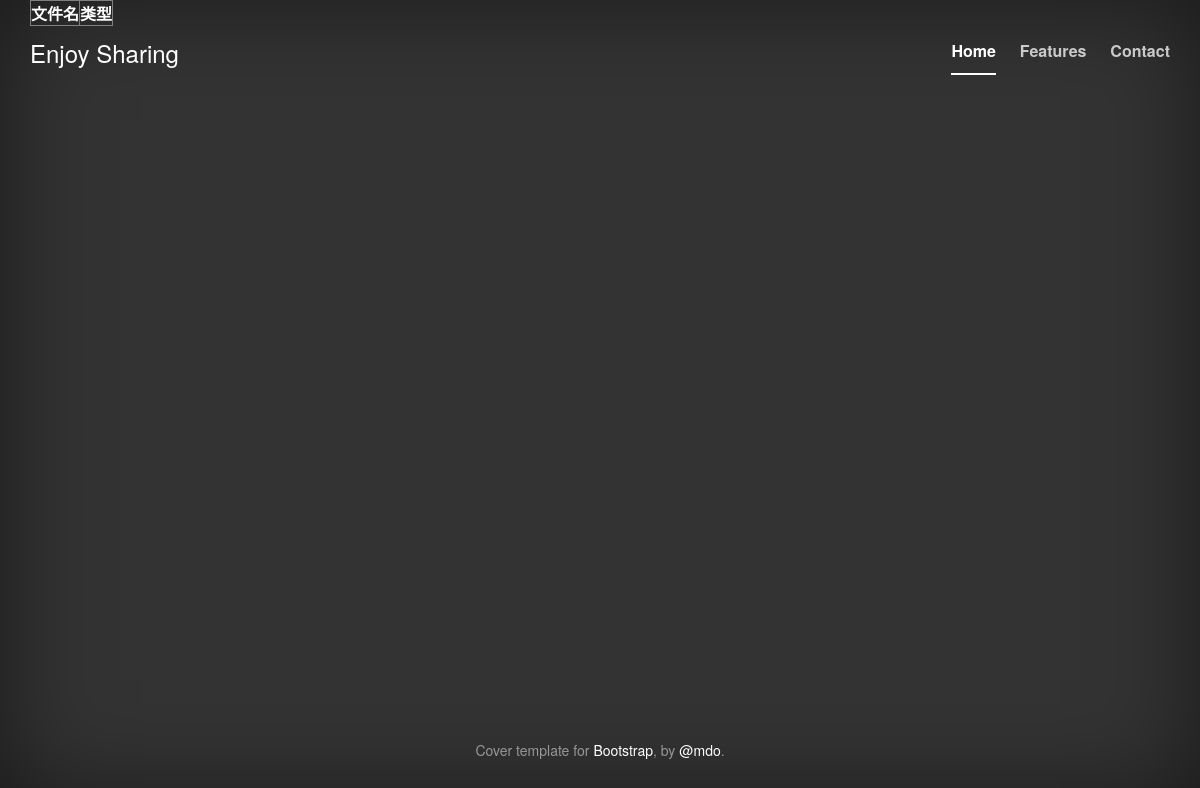
The app's page /viewNewFile.php, older data.
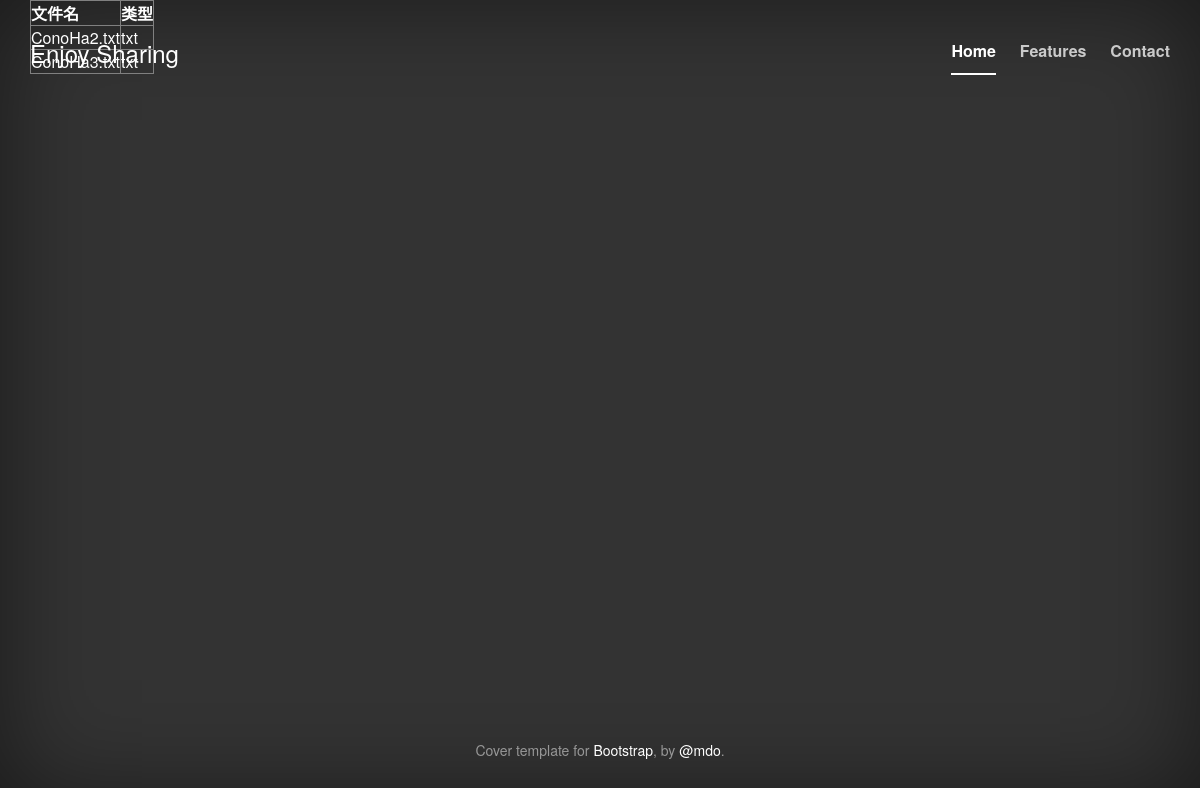
The same page, newer data.
### tables this page shows
CREATE TABLE `es_file` (
  `f_id` int(11) NOT NULL AUTO_INCREMENT,
  `f_name` varchar(512) NOT NULL,
  `f_type` varchar(16) NOT NULL,
  `f_user` int(11) DEFAULT NULL,
  `f_uptime` datetime DEFAULT NULL,
  `f_tag` varchar(512) DEFAULT NULL,
  PRIMARY KEY (`f_id`)
);

### inc/DB.class.php (called while the page is built, shortened)
<?php
class DB{
	public static $conn=null;
	public static function connect(){
		self::$conn=new mysqli(DBHOST,DBUSER,DBPASS,DBNAME);
	}
	public static function query($sql){
		$res=self::$conn->query($sql);
		return $res->fetch_all(MYSQLI_BOTH);
	}
}

### inc/Handler.class.php (called while the page is built, shortened)
<?php
require_once 'inc/DB.class.php';
class Handler{
	public static function queryNewFile(){
		$res=DB::query("select * from es_file order by f_uptime desc");
		return $res;
	}
}

### viewNewFile.php (the view)
<?php
	require_once 'inc/Handler.class.php';
	require 'common/header.php';
	$res=Handler::queryNewFile();
?>
<div class="container">
<table border="1">
	<tr>
		<th>文件名</th>
		<th>类型</th>
	</tr>
<?php if($res!=null){ ?>
	<?php foreach($res as $row){ ?>
		<tr>
			<td><?php echo $row['f_name']; ?></td>
			<td><?php echo $row['f_type'] ?></td>
		</tr>
	<?php } ?>
<?php } ?>
</table>
</div>
<?php
	require 'common/footer.php';
?>

Row changes from the older to the newer data that the page shows:
added es_file: f_name "ConoHa2.txt", f_type "txt"
added es_file: f_name "ConoHa3.txt", f_type "txt"
